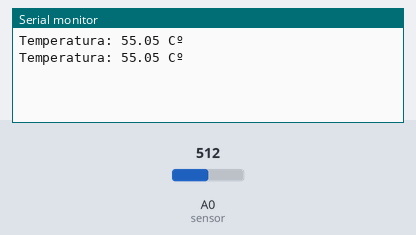
Bench run of a sketch on a simulated Arduino Uno, built with avr-gcc and run on an emulated ATmega328P. On the bench: the last lines printed to the serial monitor. The test bench sets the inputs (shaded band); at power-on: A0 (sensor) = 512.

Above: at 3.8 s.
3.9 s: A0 (sensor) set to 716
At 7.2 s:
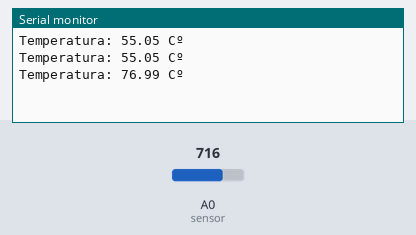
7.8 s: A0 (sensor) set to 900
At 9.6 s:
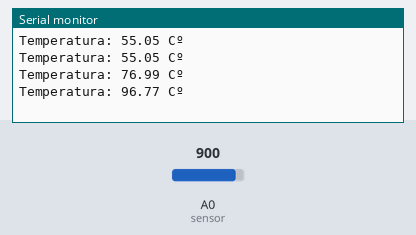
Timing chart, 0 to 11.1 s (numbered marks = the images above; inputs shaded):
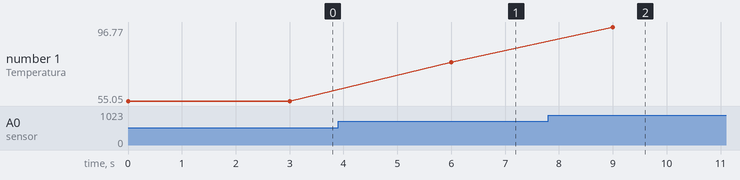

The sketch:

LeitorDeTemperatura.ino
```cpp
/*
* @author  Ionésio Junior
*/

const int sensor = 0; //Pino analógico onde o sensor passará a informação em forma de corrente ( 0 - 1024 ) pelo conversor analógico digital
float temperatura = 0;
int ADC_lido = 0; // Conversão da corrente transformada em valor digital * a constante proporcional a temperatura

void setup() {
  Serial.begin(9600); // Comunicação serial com taxa de dados de 9600kb/s
  analogReference(INTERNAL); // Altera a tensão máxima que pode entrar nas portas analógicas de 5V para 1,1V
}

void loop() {
  ADC_lido = analogRead(sensor);
  temperatura = ADC_lido * 0.1075268817; // Verificar a descrição no readme do repositório(lá explica a origem desse numero)
  Serial.print("Temperatura: ");
  Serial.print(temperatura);
  Serial.println(" Cº ");
  delay(3000);
}
```

Measured:
- after the input at 3.9 s, the serial monitor: prints a new line after 2.1 s (image 1)
- after the input at 7.8 s, the serial monitor: prints a new line after 1.2 s (image 2)
- plotted number 1: 55.05 → 76.99 after the input at 3.9 s, 76.99 → 96.77 after the input at 7.8 s
